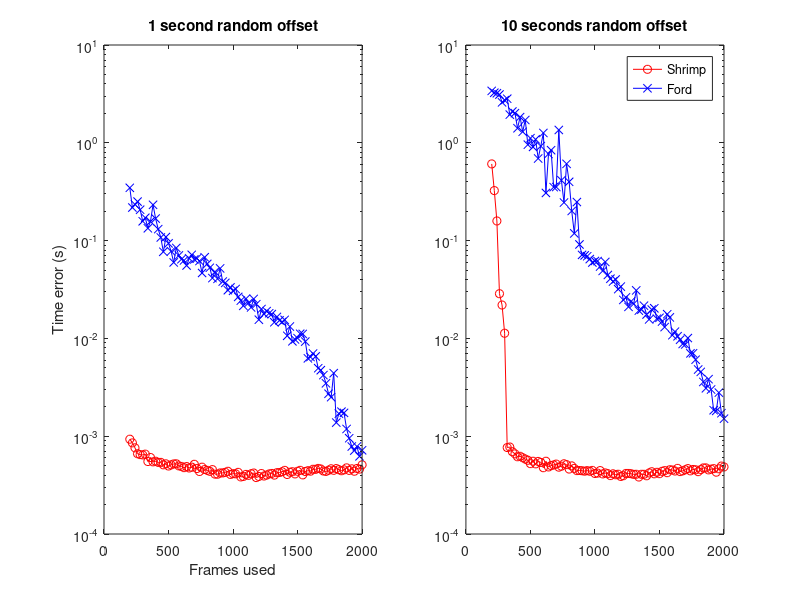

This figure's MATLAB source:
load('Test_5_Res.mat');
load('Test_5_Res2.mat');

Res = abs(Res - repmat(mean(Res,2),1,size(Res,2)));
Res = reshape(Res,size(Res,1)*size(Res,2),size(Res,3));

Res = Res/1000000;

mRes = mean(Res,1);
vRes = std(Res,1);

Res2 = abs(Res2 - repmat(mean(Res2,2),1,size(Res2,2)));
Res2 = reshape(Res2,size(Res2,1)*size(Res2,2),size(Res2,3));

Res2 = Res2/1000000;

mRes2 = mean(Res2,1);
vRes2 = std(Res2,1);

load('Test_6_Res.mat');
load('Test_6_Res2.mat');

Res = abs(Res - repmat(mean(Res,2),1,size(Res,2)));
Res = reshape(Res,size(Res,1)*size(Res,2),size(Res,3));

Res = Res/1000000;

mRes3 = mean(Res,1);
vRes3 = std(Res,1);

Res2 = abs(Res2 - repmat(mean(Res2,2),1,size(Res2,2)));
Res2 = reshape(Res2,size(Res2,1)*size(Res2,2),size(Res2,3));

Res2 = Res2/1000000;

mRes4 = mean(Res2,1);
vRes4 = std(Res2,1);

load('Test_9_Res.mat');
load('Test_9_Res2.mat');

Res = abs(Res - repmat(mean(Res,2),1,size(Res,2)));
Res = reshape(Res,size(Res,1)*size(Res,2),size(Res,3));

Res = Res/1000000;

mRes5 = mean(Res,1);
vRes5 = std(Res,1);

Res2 = abs(Res2 - repmat(mean(Res2,2),1,size(Res2,2)));
Res2 = reshape(Res2,size(Res2,1)*size(Res2,2),size(Res2,3));

Res2 = Res2/1000000;

mRes6 = mean(Res2,1);
vRes6 = std(Res2,1);

x = (200:20:2000)';

addpath('./plotBounds');

%plot
close all
figure

%boundedline(x,mRes,vRes,'o-r');

subplot(1,2,2);
%semilogy(x,mRes,'x-b');
semilogy(x,mRes3,'o-r');
hold on;
semilogy(x,mRes5,'x-b');


title('10 seconds random offset');
set(gca,'layer','top');
set(gcf,'color','w');
legend('Shrimp','Ford')
axis([0 2000 0.0001 10])

subplot(1,2,1);
%semilogy(x,mRes2,'x-b');
semilogy(x,mRes4,'o-r');
hold on;
semilogy(x,mRes6,'x-b');
ylabel('Time error (s)');
xlabel('Frames used');
title('1 second random offset');
set(gca,'layer','top');
set(gcf,'color','w');
axis([0 2000 0.0001 10])




